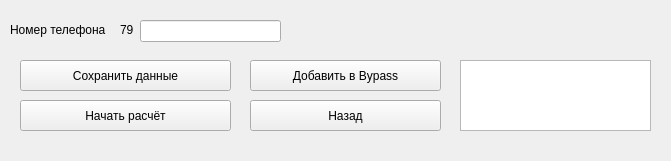
      <widget class="QWidget" name="anketa_menu" native="true">
       <property name="geometry">
        <rect>
         <x>10</x>
         <y>1520</y>
         <width>671</width>
         <height>161</height>
        </rect>
       </property>
       <property name="styleSheet">
        <string notr="true"/>
       </property>
       <widget class="QPushButton" name="calc_start">
        <property name="geometry">
         <rect>
          <x>20</x>
          <y>100</y>
          <width>211</width>
          <height>31</height>
         </rect>
        </property>
        <property name="text">
         <string>Начать расчёт</string>
        </property>
       </widget>
       <widget class="QPushButton" name="save_data">
        <property name="geometry">
         <rect>
          <x>20</x>
          <y>60</y>
          <width>211</width>
          <height>31</height>
         </rect>
        </property>
        <property name="text">
         <string>Сохранить данные</string>
        </property>
       </widget>
       <widget class="QPushButton" name="back_to_main">
        <property name="geometry">
         <rect>
          <x>250</x>
          <y>100</y>
          <width>191</width>
          <height>31</height>
         </rect>
        </property>
        <property name="text">
         <string>Назад</string>
        </property>
       </widget>
       <widget class="QPushButton" name="send_phone_number">
        <property name="geometry">
         <rect>
          <x>250</x>
          <y>60</y>
          <width>191</width>
          <height>31</height>
         </rect>
        </property>
        <property name="text">
         <string>Добавить в Bypass</string>
        </property>
       </widget>
       <widget class="QTextBrowser" name="bypass_result">
        <property name="geometry">
         <rect>
          <x>460</x>
          <y>60</y>
          <width>191</width>
          <height>71</height>
         </rect>
        </property>
       </widget>
       <widget class="QLineEdit" name="phone_number">
        <property name="geometry">
         <rect>
          <x>140</x>
          <y>20</y>
          <width>141</width>
          <height>22</height>
         </rect>
        </property>
       </widget>
       <widget class="QLabel" name="label_7">
        <property name="geometry">
         <rect>
          <x>10</x>
          <y>20</y>
          <width>101</width>
          <height>20</height>
         </rect>
        </property>
        <property name="text">
         <string>Номер телефона</string>
        </property>
        <property name="buddy">
         <cstring>phone_number</cstring>
        </property>
       </widget>
       <widget class="QLabel" name="label_8">
        <property name="geometry">
         <rect>
          <x>120</x>
          <y>20</y>
          <width>20</width>
          <height>20</height>
         </rect>
        </property>
        <property name="text">
         <string>79</string>
        </property>
        <property name="buddy">
         <cstring>phone_number</cstring>
        </property>
       </widget>
      </widget>
